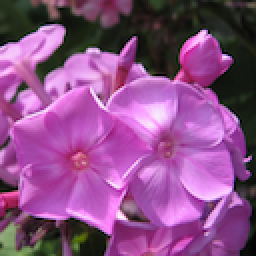
#> input picture source_images/0002.png, 128 x 128 px (shown 2 times larger); its folder holds 4 pictures in this run
$ python cropper.py
#> lines starting #> are read from the running program, lines starting #| are printed output that depends on the picture
### utils.py
from PIL import Image
import os

IMAGE_FILE_TYPE_EXTENSIONS = {".jpg", ".jpeg", ".png"}


def load_source_images():
    source_images_dir_name = "source_images"
    files = os.listdir(source_images_dir_name)
    source_images = []
    for file in files:
        file_name, file_ext = os.path.splitext(file)
        if file_ext.lower() in IMAGE_FILE_TYPE_EXTENSIONS:
            file_path = os.path.join(source_images_dir_name, file)
            source_images.append(Image.open(file_path))
    return source_images

### cropper.py
import os
from utils import load_source_images
from constants import MAX_CROP_DIMENSION, CROPPED_IMAGES_DIR_NAME


def get_square_image(image):
    """
    Given an image, resize an image to get an square image.
    Resizing is done by taking the smallest dimension of width and height of the image
    along with a Max limit
    :param image:
    :return:
    """
    width, height = image.size
    final_size = min(width, height, MAX_CROP_DIMENSION)
    return image.resize((final_size, final_size))


def save_output_image(image, filename):
    file_path = os.path.join(CROPPED_IMAGES_DIR_NAME, os.path.split(filename)[-1])
    image.save(file_path)


def clean_output_dir():
    output_dir = os.path.abspath(CROPPED_IMAGES_DIR_NAME)
    print(output_dir)
    if os.path.exists(output_dir):
        for file in os.listdir(output_dir):
            file_path = os.path.join(output_dir, file)
            try:
                if os.path.isfile(file_path):
                    os.unlink(file_path)
            except Exception as e:
                print(e)


if __name__ == "__main__":
    source_images = load_source_images()
    clean_output_dir()

    if len(source_images) == 0:
        print("Add some source images")
        exit(0)

    for source_image in source_images:
        square_image = get_square_image(source_image)
        save_output_image(square_image, source_image.filename)
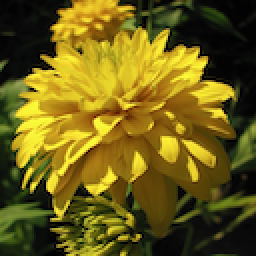
#> square_image: PIL image 128x128 RGBA (shown 2 times larger); mean R, G, B, A 108.4, 94.4, 22.2, 255
